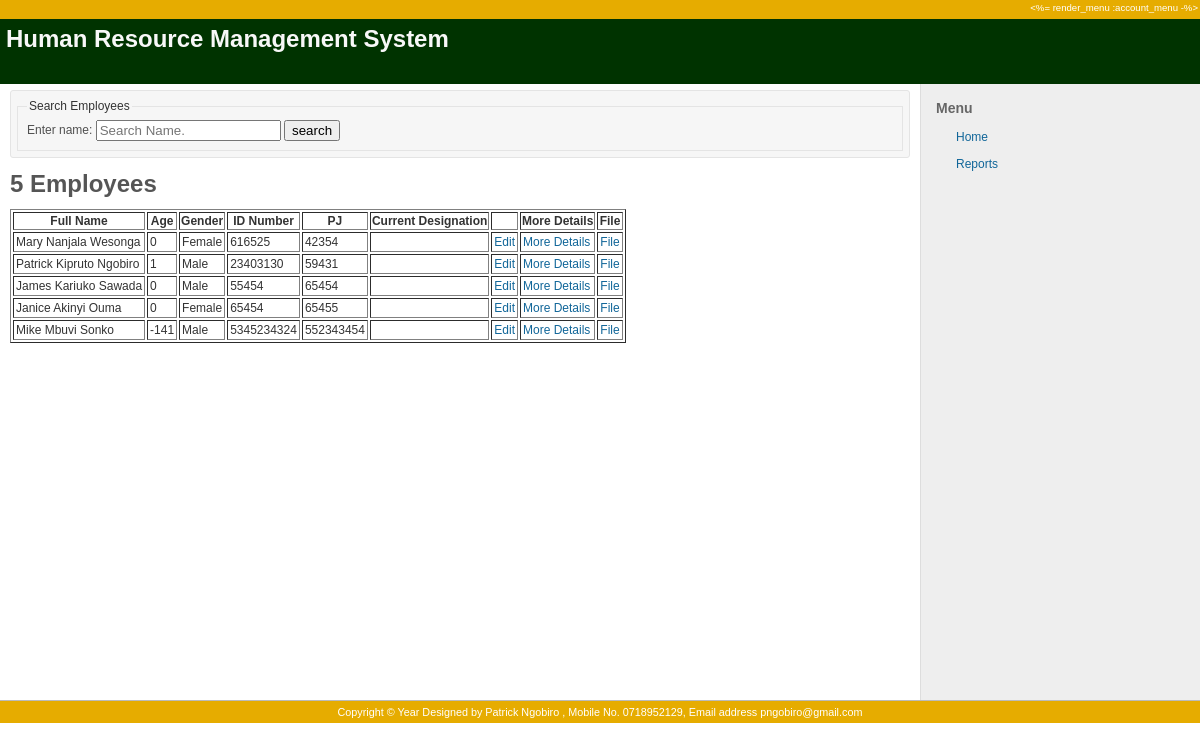
The app's page /employees/list, older data.
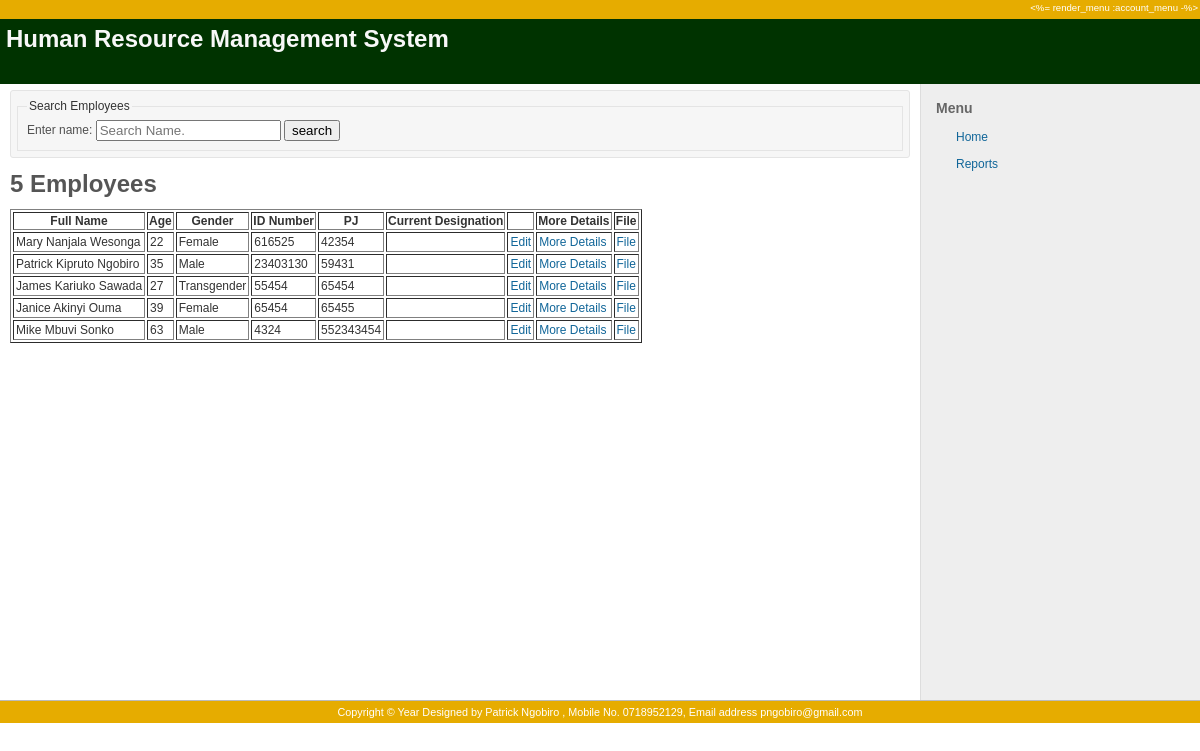
The same page, newer data.
### employees/models.py (models this page shows, shortened)
class Employee(models.Model):
        GENDER = ((1, 'Male'),(2, 'Female'),(3, 'Transgender'),)
        first_name = models.CharField(max_length=20,help_text="Employee First Name")
        middle_name = models.CharField(max_length=20,help_text="Employee Middle Name")
        last_name = models.CharField(max_length=20,help_text="Employee Surname Name")
        id_number = models.CharField(max_length=10,help_text="Passport or National Identification Number")
        pj_number = models.IntegerField(unique= True)
        nhif_number = models.CharField(max_length=20,unique= True)
        nssf_number = models.CharField(max_length=20,unique= True)
        date_of_birth = models.DateField(verbose_name = "Date of Birth")
        gender = models.IntegerField(choices=GENDER)
        date_of_retirement = models.DateField(blank=True,null=True)
        last_updated = models.DateTimeField(auto_now_add=True)
        def full_name(self):
            return (" ".join([self.first_name, self.middle_name, self.last_name]))
        def age(self):
            return  timezone.now().year - self.date_of_birth.year
        class Meta:
           ordering = ('pj_number',)

### employees/views.py (the view)
def list_employees(request):
    all_employees =  Employee.objects.all()
    context = {
            "all_employees" : all_employees,
    }
    return render(request,"employees/list.html",context)

### employees/templates/employees/list.html (shortened to what this page needs)
{% extends 'employees/base.html' %}
{% block sidebar %}
<div id="admin-menu">
      <li><a href="/employees">Home</a></li>
      <li><a href="/employees/reports">Reports</a></li>
</div>
 {% endblock %}
{% block content %}
<div class="box">
<fieldset><legend>Search Employees</legend>
<form action="/employees/" method="post">
    <label for="team_name">Enter name: </label>
    <input id="team_name" type="text" name="name_field" placeholder="Search Name.">
    <input type="submit" value="search">
</form>
</fieldset>
</div>
   <h1> {{all_employees.count}}  Employees </h1>
  <table border = 1 id="list" class="display">
  <tr>
    <th>Full Name</th>
    <th>Age</th>
    <th>Gender</th>
    <th>ID Number</th>
    <th>PJ</th>
    <th>Current Designation</th>
    <th></th>
    <th>More Details</th>
    <th>File</th>
  </tr>
  {% for e in all_employees %}
  <tr>
    <td>{{e.full_name|title}} </td>
    <td>{{e.age}}</td>
    <td>{{e.get_gender_display }}</td>
    <td>{{e.id_number}}</td>
    <td>{{e.pj_number}}</td>
    <td>{{e.designation}}</td>
    <td> <a href="{}" class="logout header-link">Edit</a></td>
    <td> <a href="{}" class="logout header-link">More Details</a></td>
      <td><a href="{}" class="logout header-link">File</a></td>
  </tr>
   {% endfor %}
</table>
  {% endblock %}

### employees/templates/employees/base.html (shortened to what this page needs)
{% load staticfiles %}
<!DOCTYPE html>
<html lang="<%= current_language %>">
<head>
<head>
    <link rel="stylesheet" href="{% static 'css/main.css' %}">
    <link rel="stylesheet" href="{% static 'css/mobile.css' %}" media="screen and (min-device-width : 375px) and (max-device-width : 667px)">
  </head>
</head>
<body class="<%= body_css_classes %>">
<div id="wrapper">
<div id="wrapper2">
<div id="wrapper3">
<div id="top-menu">
    <div id="account">
        <%= render_menu :account_menu -%>
    </div>
</div>
<div id="header">
    <h1>Human Resource Management System</h1>
</div>
<div id="main" class="<%= sidebar_content? ? '' : 'nosidebar' %>">
    <div id="sidebar">
<h3>Menu</h3>
          {% block sidebar %}
          {% endblock %}
    </div>
    <div id="content">
       {% block content %}
        {% endblock %}
    </div>
</div>
</div>
<div id="footer">
  <div class="bgl"><div class="bgr">
    Copyright © Year Designed by Patrick Ngobiro , Mobile No. 0718952129, Email address pngobiro@gmail.com
  </div></div>
</div>
</div>
</div>
</body>
</html>

### employees/static/css/main.css (style rules this page uses)
html { overflow-y:scroll; }
body { font-family: Verdana, sans-serif; font-size: 12px; color:#333; margin: 0; padding: 0; min-width: 900px; }
h1, h2, h3, h4 { font-family: "Trebuchet MS", Verdana, sans-serif;padding: 2px 10px 1px 0px;margin: 0 0 10px 0; }
#content h1, h2, h3, h4 { color: #555; }
h3, .wiki h2 { font-size: 16px; }
#wrapper { background: white;overflow: hidden; }
#top-menu { background: #e6ac00; color: #fff; height:1.8em; font-size: 0.8em; padding: 2px 2px 0px 6px; }
#account { float:right; }
#header { min-height:1.3em;margin:0;background-color:#003300;color:#f8f8f8; padding: 4px 8px 20px 6px; position:relative; }
#header h1 { overflow: hidden; text-overflow: ellipsis; white-space: nowrap; }
#admin-menu li { margin: 0; padding: 0 0 6px 0; list-style-type:none; }
#admin-menu a { background-position: 0% 40%; background-repeat: no-repeat; padding-left: 20px; padding-top: 2px; padding-bottom: 3px; }
#main { background-color:#EEEEEE; }
#sidebar { float: right; width: 22%; position: relative; z-index: 9; padding: 0; margin: 0; }
#sidebar h3 { font-size: 14px; margin-top:14px; color: #666; }
#content { width: 75%; background-color: #fff; margin: 0px; border-right: 1px solid #ddd; padding: 6px 10px 10px 10px; z-index: 10; }
html>body #content { min-height: 600px; }
#footer { clear: both; border-top: 1px solid #bbb; font-size: 0.9em; color: #fff; padding: 5px; text-align:center; background:#e6ac00; }
a, a:link, a:visited { color: #169; text-decoration: none; }
#admin-menu a { line-height:1.7em; }
table td { padding:2px; }
.box { padding:6px; margin-bottom: 10px; background-color:#f6f6f6; color:#505050; line-height:1.5em; border: 1px solid #e4e4e4; word-wrap: break-word; border-radius: 3px; }
form { display: inline; }
input, select { vertical-align: middle; margin-top: 1px; margin-bottom: 1px; }
fieldset { border: 1px solid #e4e4e4; margin:0; }
legend { color: #333; }

### employees/static/css/mobile.css (style rules this page uses)
* { font-family: 'Montserrat', sans-serif; }
label { display: inline-block; width: 55px; text-align: left; color: #fff; }
th, td { padding: 15px; text-align: left; border-bottom: 1px solid #ddd; }
td { color: #fff; }
th { color: #dd5; }

Row changes from the older to the newer data that the page shows:
changed Employee "Mary Nanjala Wesonga": age "0" → "22"
changed Employee "Patrick Kipruto Ngobiro": age "1" → "35"
changed Employee "James Kariuko Sawada": age "0" → "27"; gender "Male" → "Transgender"
changed Employee "Janice Akinyi Ouma": age "0" → "39"
changed Employee "Mike Mbuvi Sonko": age "-141" → "63"; id_number "5345234324" → "4324"
